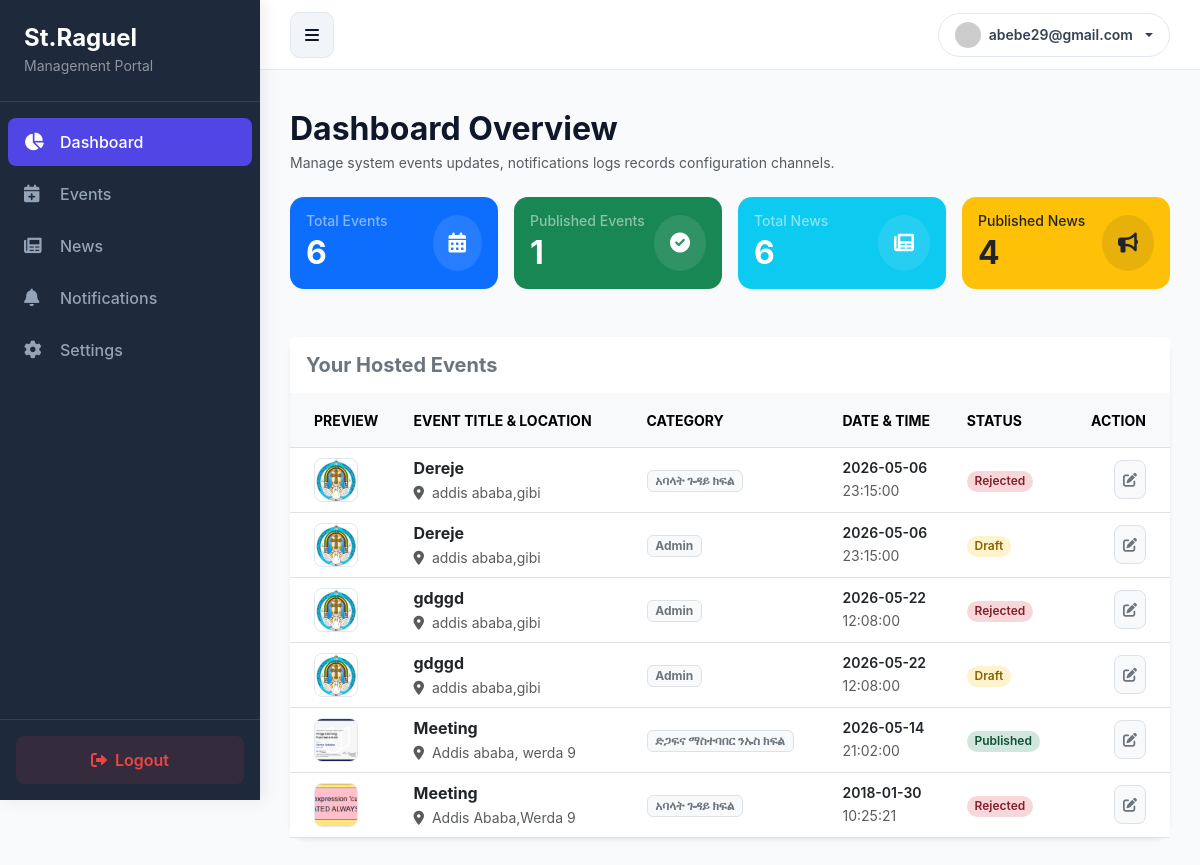
The app's page /Admin/admin.php (signed in) with its own data.
### tables this page shows
CREATE TABLE `events` (
  `id` int(11) NOT NULL,
  `user_name` varchar(100) NOT NULL,
  `title` varchar(255) NOT NULL,
  `event_date` date NOT NULL,
  `link` varchar(255) DEFAULT NULL,
  `description` text DEFAULT NULL,
  `image` varchar(255) NOT NULL,
  `status` enum('published','draft','rejected') NOT NULL DEFAULT 'draft',
  `created_at` timestamp NOT NULL DEFAULT current_timestamp(),
  `Location` varchar(255) NOT NULL,
  `Time` time NOT NULL,
  `category` varchar(255) NOT NULL
);

### Admin/admin.php (the view, shortened to what this page needs)
<?php
include 'include/header.php';
include 'include/conn.php';
$total_events = mysqli_fetch_assoc(mysqli_query($conn, "SELECT COUNT(*) as count FROM events"))['count'];
$pub_events = mysqli_fetch_assoc(mysqli_query($conn, "SELECT COUNT(*) as count FROM events WHERE status='published'"))['count'];
$total_news = mysqli_fetch_assoc(mysqli_query($conn, "SELECT COUNT(*) as count FROM news"))['count'];
$pub_news = mysqli_fetch_assoc(mysqli_query($conn, "SELECT COUNT(*) as count FROM news WHERE status='published'"))['count'];
?>
<main id="main-content">
    <div class="container-fluid p-0">
        <div class="d-flex flex-column mb-4">
            <h2 class="fw-bold tracking-tight mb-1">Dashboard Overview</h2>
            <p class="text-muted small mb-0">Manage system events updates, notifications logs records configuration channels.</p>
        </div>
        <div class="row g-3 mb-5">
            <div class="col-12 col-sm-6 col-lg-3">
                <div class="card stat-card bg-primary text-white p-3 h-100">
                    <div class="d-flex justify-content-between align-items-center">
                        <div><h6 class="mb-1 text-white-50 small fw-medium">Total Events</h6><h2 class="fw-bold m-0"><?php echo $total_events; ?></h2></div>
                        <div class="bg-white bg-opacity-10 p-3 rounded-circle"><i class="fas fa-calendar-alt fa-lg"></i></div>
                    </div>
                </div>
            </div>
            <div class="col-12 col-sm-6 col-lg-3">
                <div class="card stat-card bg-success text-white p-3 h-100">
                    <div class="d-flex justify-content-between align-items-center">
                        <div><h6 class="mb-1 text-white-50 small fw-medium">Published Events</h6><h2 class="fw-bold m-0"><?php echo $pub_events; ?></h2></div>
                        <div class="bg-white bg-opacity-10 p-3 rounded-circle"><i class="fas fa-check-circle fa-lg"></i></div>
                    </div>
                </div>
            </div>
            <div class="col-12 col-sm-6 col-lg-3">
                <div class="card stat-card bg-info text-white p-3 h-100">
                    <div class="d-flex justify-content-between align-items-center">
                        <div><h6 class="mb-1 text-white-50 small fw-medium">Total News</h6><h2 class="fw-bold m-0"><?php echo $total_news; ?></h2></div>
                        <div class="bg-white bg-opacity-10 p-3 rounded-circle"><i class="fas fa-newspaper fa-lg"></i></div>
                    </div>
                </div>
            </div>
            <div class="col-12 col-sm-6 col-lg-3">
                <div class="card stat-card bg-warning text-dark p-3 h-100">
                    <div class="d-flex justify-content-between align-items-center">
                        <div><h6 class="mb-1 text-dark-50 small fw-medium">Published News</h6><h2 class="fw-bold m-0"><?php echo $pub_news; ?></h2></div>
                        <div class="bg-dark bg-opacity-10 p-3 rounded-circle"><i class="fas fa-bullhorn fa-lg"></i></div>
                    </div>
                </div>
            </div>
        </div>
        <div class="card border-0 shadow-sm rounded-4">
            <div class="card-header bg-white py-3 border-bottom border-light">
                <h5 class="mb-0 fw-bold text-secondary">Your Hosted Events</h5>
            </div>
            <div class="card-body p-0">
                <div class="table-responsive">
                    <table class="table table-hover align-middle mb-0">
                        <thead class="table-light text-secondary small text-uppercase">
                            <tr>
                                <th class="ps-4 py-3">Preview</th>
                                <th class="py-3">Event Title & Location</th>
                                <th class="py-3">Category</th>
                                <th class="py-3">Date & Time</th>
                                <th class="py-3">Status</th>
                                <th class="text-end pe-4 py-3">Action</th>
                            </tr>
                        </thead>
                        <tbody>
                            <?php
                            $user_events = mysqli_query($conn, "SELECT * FROM events ORDER BY created_at DESC");
                            while($row = mysqli_fetch_assoc($user_events)): ?>
                            <tr>
                                <td class="ps-4">
                                    <img src="../uploads/<?php echo $row['image']; ?>" class="preview-img" alt="" onerror="this.src='../assets/image/logo.png'">
                                </td>
                                <td>
                                    <div class="fw-bold text-dark"><?php echo htmlspecialchars($row['title']); ?></div>
                                    <small class="text-muted"><i class="fas fa-map-marker-alt me-1 text-secondary-subtle"></i> <?php echo htmlspecialchars($row['Location']); ?></small>
                                </td>
                                <td><span class="badge bg-light text-secondary border px-2.5 py-1.5"><?php echo htmlspecialchars($row['category']); ?></span></td>
                                <td>
                                    <div class="small fw-semibold"><?php echo $row['event_date']; ?></div>
                                    <small class="text-muted"><?php echo $row['Time']; ?></small>
                                </td>
                                <td><span class="badge badge-<?php echo strtolower($row['status']); ?> px-2.5 py-1.5 rounded-pill"><?php echo ucfirst($row['status']); ?></span></td>
                                <td class="text-end pe-4">
                                    <a href="edit_events.php?id=<?php echo $row['id']; ?>" class="btn btn-sm btn-light border rounded-3 p-2 text-secondary" aria-label="Modify Row Entry Item Log"><i class="fas fa-edit"></i></a>
                                </td>
                            </tr>
                            <?php endwhile; ?>
                        </tbody>
                    </table>
                </div>
            </div>
        </div>
    </div>
</main>
</body>
</html>

### Admin/include/header.php (shortened to what this page needs)
<?php
$user_name = $_SESSION['user_name'] ?? ($_SESSION['user_email'] ?? 'Admin User');
$current_page = basename($_SERVER['PHP_SELF']);
?>
<!doctype html>
<html lang="en">
  <head>
    <link href="https://cdn.jsdelivr.net/npm/bootstrap@5.3.0/dist/css/bootstrap.min.css" rel="stylesheet" />
    <link rel="stylesheet" href="https://cdnjs.cloudflare.com/ajax/libs/font-awesome/6.0.0/css/all.min.css" />
    <link rel="stylesheet" href="css/style.css" />
  </head>
  <body>
  <nav id="sidebar">
      <div class="p-4 sidebar-brand-block">
          <h4 class="fw-bold text-white mb-0">St.Raguel</h4>
          <small class="text-white-50">Management Portal</small>
      </div>
      <ul class="nav flex-column mb-auto px-2 mt-3">
          <li class="nav-item mb-1">
              <a href="admin.php" class="nav-link <?= ($current_page == 'admin.php') ? 'active' : ''; ?>">
                  <i class="fas fa-chart-pie me-2"></i> Dashboard
              </a>
          </li>
          <li class="nav-item mb-1">
              <a href="admin-events.php" class="nav-link <?= ($current_page == 'admin-events.php') ? 'active' : ''; ?>">
                  <i class="fas fa-calendar-plus me-2"></i> Events
              </a>
          </li>
          <li class="nav-item mb-1">
              <a href="admin-news.php" class="nav-link <?= ($current_page == 'admin-news.php') ? 'active' : ''; ?>">
                  <i class="fas fa-newspaper me-2"></i> News
              </a>
          </li>
          <li class="nav-item mb-1">
              <a href="admin-notifications.php" class="nav-link <?= ($current_page == 'admin-notifications.php') ? 'active' : ''; ?>">
                  <i class="fas fa-bell me-2"></i> Notifications
              </a>
          </li>
          <li class="nav-item mb-1">
              <a href="setting.php" class="nav-link <?= ($current_page == 'setting.php') ? 'active' : ''; ?>">
                  <i class="fas fa-cog me-2"></i> Settings
              </a>
          </li>
      </ul>
      <div class="p-3 sidebar-footer-block mt-auto">
          <a href="../logout.php" class="btn btn-sidebar-logout w-100 d-flex align-items-center justify-content-center gap-2">
              <i class="fas fa-sign-out-alt"></i> Logout
          </a>
      </div>
  </nav>
  <header class="admin-top-bar d-flex align-items-center">
    <div class="d-flex justify-content-between align-items-center w-100">
      <button id="sidebarToggleBtn" type="button" aria-label="Toggle Side Menu Visibility Grid">
        <i class="fas fa-bars"></i>
      </button>
      <div class="dropdown">
        <button class="btn profile-dropdown-trigger dropdown-toggle d-flex align-items-center gap-2" type="button" data-bs-toggle="dropdown" aria-expanded="false">
          <img src="https://ui-avatars.com/api/?name=<?= urlencode($user_name) ?>&background=4f46e5&color=fff" class="rounded-circle" width="26" height="26" alt="User Initial Graphic UI Avatar" />
          <span class="fw-semibold small text-truncate d-none d-sm-inline" style="max-width: 160px;"><?= htmlspecialchars($user_name) ?></span>
        </button>
      </div>
    </div>
  </header>

### Admin/css/style.css (style rules this page uses)
:root { --sidebar-width: 260px; }
#sidebar { width: var(--sidebar-width); min-width: var(--sidebar-width); max-width: var(--sidebar-width); background-color: #1e293b; color: #ffffff; height: 100vh; position: fixed; left: 0; top: 0; z-index: 1030; display: flex; flex-direction: column; transition: transform 0.3s ease-in-out; box-shadow: 4px 0 15px rgba(15, 23, 42, 0.08); }
.sidebar-brand-block { border-bottom: 1px solid #334155; }
.sidebar-footer-block { border-top: 1px solid #334155; }
#sidebar .nav-link { color: #94a3b8; padding: 12px 16px; border-radius: 8px; font-weight: 500; display: flex; align-items: center; text-decoration: none; transition: all 0.2s ease; }
#sidebar .nav-link i { width: 28px; font-size: 1.1rem; }
#sidebar .nav-link:hover, #sidebar .nav-link.active { color: #ffffff; background-color: #4f46e5; }
.btn-sidebar-logout { background: rgba(239, 68, 68, 0.1); color: #ef4444; border: 1px solid transparent; padding: 11px; border-radius: 8px; font-weight: 600; text-decoration: none; transition: all 0.2s ease; }

### Admin/include/header.php (style rules this page uses)
:root { --sidebar-width: 260px; --header-height: 70px; --primary-accent: #4f46e5; }
body { background-color: #f8fafc; color: #0f172a; font-family: 'Inter', sans-serif; margin: 0; padding: 0; overflow-x: hidden; }
.admin-top-bar { background-color: #ffffff !important; height: var(--header-height); position: fixed; top: 0; right: 0; left: var(--sidebar-width); z-index: 1020; padding: 0 30px; border-bottom: 1px solid #e2e8f0; transition: all 0.3s ease-in-out; }
.profile-dropdown-trigger { background: #ffffff !important; border: 1px solid #e2e8f0 !important; color: #334155 !important; padding: 8px 16px; border-radius: 50px; font-weight: 500; transition: all 0.2s ease; }
#sidebarToggleBtn { background: #f1f5f9; border: 1px solid #e2e8f0; color: #0f172a; padding: 10px 14px; border-radius: 10px; cursor: pointer; transition: all 0.2s ease; }

### Admin/admin.php (style rules this page uses)
#main-content { margin-left: var(--sidebar-width); padding: 40px 30px; margin-top: 70px; transition: all 0.3s ease-in-out; }
.stat-card { border: none; border-radius: 14px; transition: all 0.25s ease; box-shadow: 0 4px 6px -1px rgba(0,0,0,0.02); }
.preview-img { width: 44px; height: 44px; object-fit: cover; border-radius: 8px; border: 1px solid #e2e8f0; }
.badge-published, .badge-Published { background-color: #d1e7dd !important; color: #0f5132 !important; font-weight: 600; }
.badge-draft, .badge-Draft { background-color: #fff3cd !important; color: #856404 !important; font-weight: 600; }
.badge-rejected, .badge-Rejected { background-color: #f8d7da !important; color: #842029 !important; font-weight: 600; }

### records on screen
events: title "Dereje", Location "addis ababa,gibi", category "አባላት ጉዳይ ክፍል", event_date "2026-05-06", Time "23:15:00", status "Rejected"
events: title "Dereje", Location "addis ababa,gibi", category "Admin", event_date "2026-05-06", Time "23:15:00", status "Draft"
events: title "gdggd", Location "addis ababa,gibi", category "Admin", event_date "2026-05-22", Time "12:08:00", status "Rejected"
events: title "gdggd", Location "addis ababa,gibi", category "Admin", event_date "2026-05-22", Time "12:08:00", status "Draft"
events: image (picture), title "Meeting", Location "Addis ababa, werda 9", category "ድጋፍና ማስተባበር ንኡስ ክፍል", event_date "2026-05-14", Time "21:02:00", status "Published"
events: image (picture), title "Meeting", Location "Addis Ababa,Werda 9", category "አባላት ጉዳይ ክፍል", event_date "2018-01-30", Time "10:25:21", status "Rejected"

### other values on screen
$user_name "abebe29@gmail.com"
$total_events "6"
$pub_events "1"
$total_news "6"
$pub_news "4"
